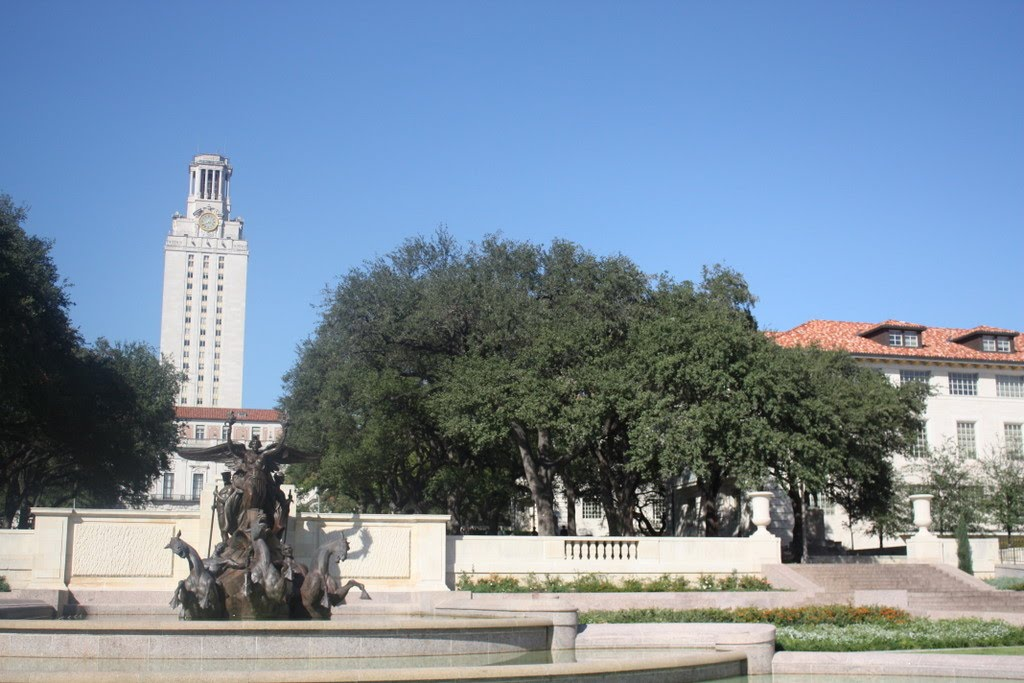
//> input picture W9_stitch/stitchingL.jpg, 1024 x 683 px
$ ./StitchingAffine   (built with g++ and OpenCV 4, older OpenCV classes emulated)
//> lines starting //> are read from the running program, lines starting //| are printed output that depends on the picture; after the words box and inside, x2 and y2 are one past the last pixel; in counts of white or black regions, pixels touching at a corner belong together
#include <opencv2/opencv.hpp>
#include <opencv2/nonfree/nonfree.hpp>
#include <iostream>
#include <vector>
#include <cmath>

#define RATIO_THR 0.4

using namespace std;
using namespace cv;

double euclidDistance(Mat& vec1, Mat& vec2);
int nearestNeighbor(Mat& vec, vector<KeyPoint>& keypoints, Mat& descriptors, int sec);
void findPairs(vector<KeyPoint>& keypoints1, Mat& descriptors1,
	vector<KeyPoint>& keypoints2, Mat& descriptors2,
	vector<Point2f>& srcPoints, vector<Point2f>& dstPoints, bool crossCheck, bool ratio_threshold);
template <typename T>
Mat cal_affine(vector<Point2f> srcPoints, vector<Point2f> dstPoints, int number_of_points);

void blend_stitching(const Mat I1, const Mat I2, Mat &I_f, int diff_x, int diff_y, float alpha);

int main() {


	Mat input1 = imread("stitchingL.jpg", CV_LOAD_IMAGE_COLOR);
//> input1 is the input picture: 683 rows x 1024 cols, CV_8UC3; mean B, G, R 159.1, 140, 121.8
	Mat input2 = imread("stitchingR.jpg", CV_LOAD_IMAGE_COLOR);
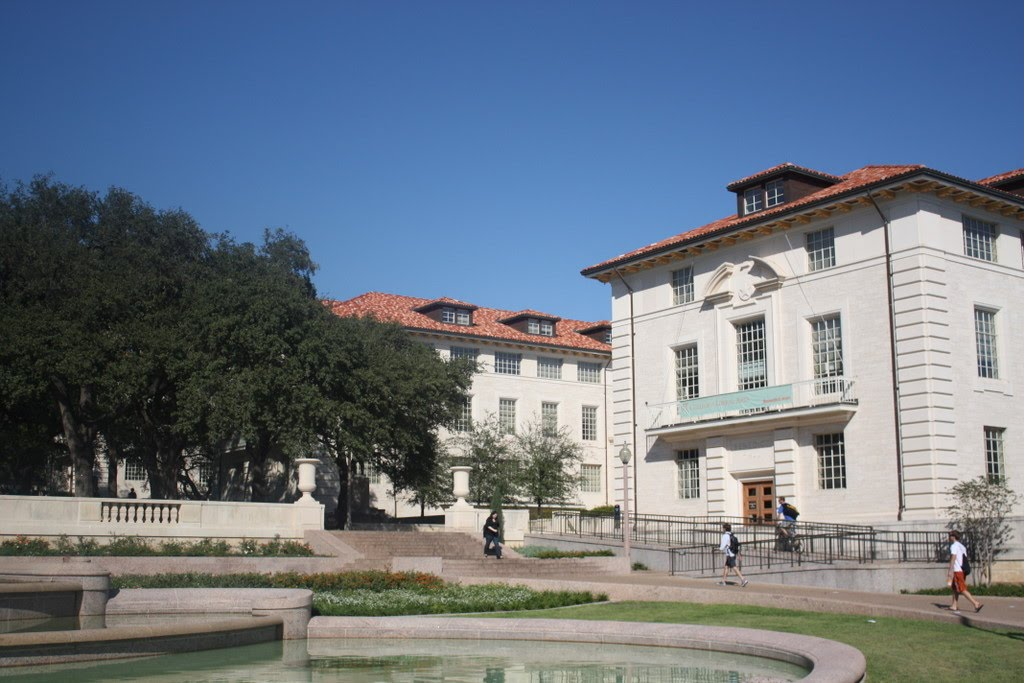
//> input picture W9_stitch/stitchingR.jpg, 1024 x 683 px
//> input2 is the input picture: 683 rows x 1024 cols, CV_8UC3; mean B, G, R 132.1, 118.9, 107.7
	Mat input1_gray, input2_gray;
	//int *ptl_x = (int *)malloc( * sizeof(int)); //int *ptl_y = (int *)malloc(3 * sizeof(int)); //int *ptr_x = (int *)malloc(3 * sizeof(int));

	if (!input1.data || !input2.data)
	{
		std::cout << "Could not open" << std::endl;
		return -1;
	}

	resize(input1, input1, Size(input1.cols / 3, input1.rows / 3));
//> input1: 227 rows x 341 cols, CV_8UC3
	resize(input2, input2, Size(input2.cols / 3, input2.rows / 3));
//> input2: 227 rows x 341 cols, CV_8UC3

	cvtColor(input1, input1_gray, CV_RGB2GRAY);
	cvtColor(input2, input2_gray, CV_RGB2GRAY);
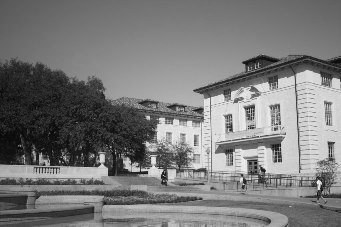
//> input2_gray: 227 rows x 341 cols, CV_8UC1; min 5, max 242, mean 121.5

	FeatureDetector* detector = new SiftFeatureDetector(
		0,		// nFeatures
		4,		// nOctaveLayers
		0.04,	// contrastThreshold
		10,		// edgeThreshold
		1.6		// sigma
	);

	DescriptorExtractor* extractor = new SiftDescriptorExtractor();

	// Create a image for displaying mathing keypoints
	Size size = input2.size();
//> size = Size(341, 227)
	Size sz = Size(size.width + input1_gray.size().width, max(size.height, input1_gray.size().height));
//> sz = Size(682, 227)
	Mat matchingImage = Mat::zeros(sz, CV_8UC3);

	input1.copyTo(matchingImage(Rect(size.width, 0, input1_gray.size().width, input1_gray.size().height))); //input1 이 오른쪽
	input2.copyTo(matchingImage(Rect(0, 0, size.width, size.height)));

	// Compute keypoints and descriptor from the source image in advance
	vector<KeyPoint> keypoints1;
	Mat descriptors1;

	detector->detect(input1_gray, keypoints1); // SiftFeatureDetector 에 있는 함수 호출???? input1 에서 키포인트 찾아서 keypoints1 에 저장
//> keypoints1 = 645 keypoints; strongest (x, y, size): (300, 183, 2.5), (242, 167, 3.1), (95, 162, 2.2), (187, 172, 2.1)
	extractor->compute(input1_gray, keypoints1, descriptors1); // 얘는 SiftDescriptorExtractor() 에 있는 함수 호출 같. descriptors 뽑아서 descriptors1 에 저장

	printf("input1 : %d keypoints are found.\n", (int)keypoints1.size());
//| input1 : 645 keypoints are found.

	vector<KeyPoint> keypoints2;
	Mat descriptors2;

	// Detect keypoints
	detector->detect(input2_gray, keypoints2); // same with above
//> keypoints2 = 659 keypoints; strongest (x, y, size): (319, 182, 3.3), (146, 172, 2.2), (148, 117, 2.8), (242, 175, 1.8)
	extractor->compute(input2_gray, keypoints2, descriptors2);

	printf("input2 : %zd keypoints are found.\n", keypoints2.size()); // %zd helps to avoid signed integer overflow
//| input2 : 659 keypoints are found.

	for (int i = 0; i < keypoints1.size(); i++) {
		KeyPoint kp = keypoints1[i];
		kp.pt.x += size.width;  // kp is refreshed for every iteration. intends to start x from the right(->) image which is image1.
		circle(matchingImage, kp.pt, cvRound(kp.size*0.25), Scalar(255, 255, 0), 1, 8, 0);
	}
//> this loop made 645 passes
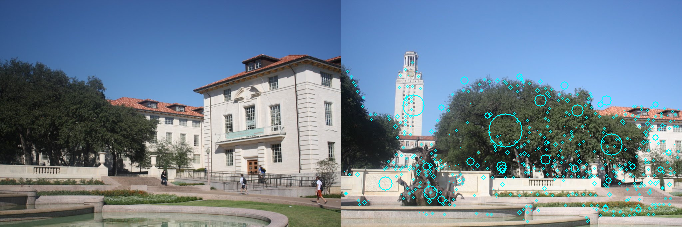
//> matchingImage: 227 rows x 682 cols, CV_8UC3; mean B, G, R 147.8, 131.6, 112.7

	for (int i = 0; i < keypoints2.size(); i++) {
		KeyPoint kp = keypoints2[i];
		circle(matchingImage, kp.pt, cvRound(kp.size*0.25), Scalar(255, 255, 0), 1, 8, 0);
	}
//> this loop made 659 passes
//> kp on passes 1 to 3: keypoint at (2.4, 163), size 2.2, keypoint at (4.4, 66.1), size 1.8, keypoint at (4.4, 66.1), size 1.8
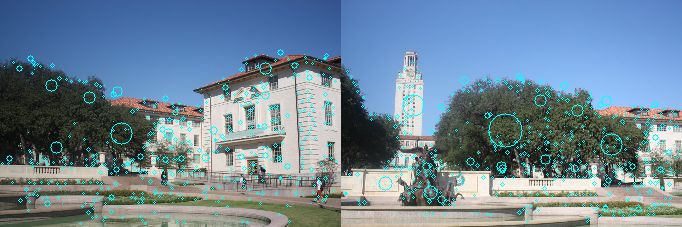
//> matchingImage: 227 rows x 682 cols, CV_8UC3; 1.64% of pixels changed, all inside (x1, y1, x2, y2) = (1, 49, 338, 225)

	// Find nearest neighbor pairs
	vector<Point2f> srcPoints;
	vector<Point2f> dstPoints;
	bool crossCheck = true;
	bool ratio_threshold = true;
	findPairs(keypoints2, descriptors2, keypoints1, descriptors1, srcPoints, dstPoints, crossCheck, ratio_threshold);
//> the loop in findPairs, `for (int i = 0; i < descriptors1.rows; i++)` made 659 passes
//> (pt1, nn, l, secn, dist1, dist2, r, pt2) on passes 8, 14, 15, 20, 23, 26: (keypoint at (12.7, 61.7), size 3.3, 239, 7, 201, 102.2, 367.7, 0.278, keypoint at (162.7, 81.5), size 2.6), (keypoint at (25.6, 197), size 3.1, 274, 13, 172, 109.1, 360.1, 0.303, keypoint at (182.4, 208.7), size 2.5), (keypoint at (25.6, 197), size 3.1, 275, 14, 254, 110.3, 320.5, 0.344, keypoint at (182.4, 208.7), size 2.5), (keypoint at (28.9, 200.7), size 3.6, 283, 19, 52, 112, 384.5, 0.291, keypoint at (185.8, 212), size 3.6), (keypoint at (30, 152.1), size 2.8, 276, 22, 117, 120, 401.2, 0.299, keypoint at (182.9, 165.4), size 2.3), (keypoint at (31.4, 158.5), size 2.7, 279, 25, 194, 138.5, 351.9, 0.393, keypoint at (184.4, 172), size 2.3)
//> (pt1, nn, l, secn, dist1, dist2, r) on passes 1 to 6: (keypoint at (2.4, 163), size 2.2, 195, 159, 17, 276.7, 319.8, 0.865), (keypoint at (4.4, 66.1), size 1.8, 37, 234, 10, 308.6, 351.5, 0.878), (keypoint at (4.4, 66.1), size 1.8, 10, 548, 9, 330.2, 377.2, 0.875), (keypoint at (7.3, 178.6), size 1.9, 248, 4, 11, 218.1, 221, 0.987), (keypoint at (8.2, 163), size 2.8, 242, 4, 13, 116.8, 171, 0.683), (keypoint at (9.1, 157.8), size 11.2, 156, 363, 14, 348.7, 358.8, 0.972)

	printf("%zd keypoints are matched.\n", srcPoints.size());
//| 50 keypoints are matched.

	input1.convertTo(input1, CV_32FC3, 1.0 / 255);
//> input1: 227 rows x 341 cols, CV_32FC3
	input2.convertTo(input2, CV_32FC3, 1.0 / 255);
//> input2: 227 rows x 341 cols, CV_32FC3


	//////////////////////////////////////////////////////////////////////////////////////////////

	// height(row), width(col) of each image
	const float input1_row = input1.rows;
	const float input1_col = input1.cols;
	const float input2_row = input2.rows;
	const float input2_col = input2.cols;

	// calculate affine Matrix A12, A21
	Mat A21 = cal_affine<float>(srcPoints, dstPoints, (int)srcPoints.size());
//| 50
//> the loop in cal_affine, `for (int i = 0; i < number_of_points; i++)` made 50 passes
	Mat A12 = cal_affine<float>(dstPoints, srcPoints,(int)srcPoints.size());
//| 50
//> the loop in cal_affine (call 2), `for (int i = 0; i < number_of_points; i++)` made 50 passes

	printf("%d\n", (int)srcPoints.size());
//| 50
	std::cout << A21 << std::endl;
//| [0.98699534;
//|  -0.036368519;
//|  16.757637;
//|  0.038721975;
//|  1.0092405;
//|  144.5654]

	// compute corners (p1, p2, p3, p4)
	Point2f p1(A21.at<float>(0) * 0 + A21.at<float>(1) * 0 + A21.at<float>(2),
		A21.at<float>(3) * 0 + A21.at<float>(4) * 0 + A21.at<float>(5));

	Point2f p2(A21.at<float>(0) * 0 + A21.at<float>(1) * input2_col +A21.at<float>(2),
		A21.at<float>(3) * 0 + A21.at<float>(4) * input2_col + A21.at<float>(5));

	Point2f p3(A21.at<float>(0) * input2_row + A21.at<float>(1) * 0 + A21.at<float>(2),
		A21.at<float>(3) * input2_row + A21.at<float>(4) * 0 + A21.at<float>(5));

	Point2f p4(A21.at<float>(0) * input2_row + A21.at<float>(1) * input2_col + A21.at<float>(2),
		A21.at<float>(3) * input2_row + A21.at<float>(4) * input2_col + A21.at<float>(5));

	// for inverse warping
	Point2f p1_(A12.at<float>(0) * 0 + A12.at<float>(1) * 0 + A12.at<float>(2),
		A12.at<float>(3) * 0 + A12.at<float>(4) * 0 + A12.at<float>(5));

	Point2f p2_(A12.at<float>(0) * 0 + A12.at<float>(1) * input1_col + A12.at<float>(2),
		A12.at<float>(3) * 0 + A12.at<float>(4) * input1_col + A12.at<float>(5));

	Point2f p3_(A12.at<float>(0) * input1_row + A12.at<float>(1) * 0 + A12.at<float>(2),
		A12.at<float>(3) * input1_row + A12.at<float>(4) * 0 + A12.at<float>(5));

	Point2f p4_(A12.at<float>(0) * input1_row + A12.at<float>(1) * input1_col + A12.at<float>(2),
		A12.at<float>(3) * input1_row + A12.at<float>(4) * input1_col + A12.at<float>(5));

	// compute boundary for merged image(I_f)
	int bound_u = (int)round(min(0.0f, min(p1.x, p2.x)));
	int bound_b = (int)round(std::max(input1_row, std::max(p3.x, p4.x)));
	int bound_l = (int)round(min(0.0f, min(p1.y, p3.y)));
	int bound_r = (int)round(std::max(input1_col, std::max(p2.y, p4.y)));

	// compute boundary for inverse warping
	int bound_u_ = (int)round(min(0.0f, min(p1_.x, p2_.x)));
	int bound_b_ = (int)round(std::max(input2_row, std::max(p3_.x, p4_.x)));
	int bound_l_ = (int)round(min(0.0f, min(p1_.y, p3_.y)));
	int bound_r_ = (int)round(std::max(input2_col, std::max(p2_.y, p4_.y)));

	int diff_x = abs(bound_u);
	int diff_y = abs(bound_l);

	int diff_x_ = abs(bound_u_);
	int diff_y_ = abs(bound_l_);

	// initialize merged image
	Mat I_f(bound_b - bound_u +1 , bound_r - bound_l + 1, CV_32FC3, Scalar(0));
//> I_f: 242 rows x 499 cols, CV_32FC3; every value is 0


	// inverse warping with bilinear interplolation
	for (int i = -diff_x_; i < I_f.rows - diff_x_; i++) {
		for (int j = -diff_y_; j < I_f.cols - diff_y_; j++) {
			float x = A12.at<float>(0) * i + A12.at<float>(1) * j + A12.at<float>(2) + diff_x_;
			float y = A12.at<float>(3) * i + A12.at<float>(4) * j + A12.at<float>(5) + diff_y_;

			float y1 = floor(y);
			float y2 = ceil(y);
			float x1 = floor(x);
			float x2 = ceil(x);

			float mu = y - y1;
			float lambda = x - x1;


			if (x1 >= 0 && x2 < input2_row && y1 >= 0 && y2 < input2_col)
				I_f.at<Vec3f>(i + diff_x_, j + diff_y_) = lambda * mu * input2.at<Vec3f>(x2, y2) + lambda * (1 - mu) * input2.at<Vec3f>(x2, y1) +
				(1 - lambda) * mu * input2.at<Vec3f>(x1, y2) + (1 - lambda) * (1 - mu) * input2.at<Vec3f>(x1, y1);

		}
	}
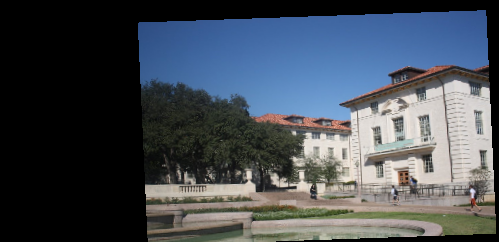
//> I_f: 242 rows x 499 cols, CV_32FC3; mean B, G, R 0.334, 0.3, 0.272


	// image stitching with blend
	blend_stitching(input1, input2, I_f, diff_x, diff_y, 0.5);
//> after the loop in blend_stitching, `for (int i = 0; i < row; i++)`:
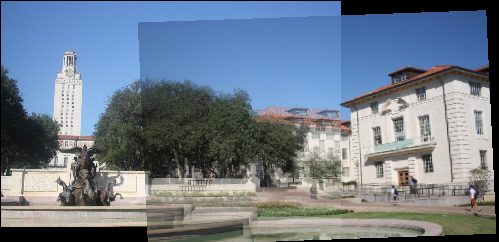
//> I_f: 242 rows x 499 cols, CV_32FC3; mean B, G, R 0.548, 0.488, 0.436

	// Draw line between nearest neighbor pairs
	for (int i = 0; i < (int)srcPoints.size(); ++i) {
		Point2f pt1 = srcPoints[i];
		Point2f pt2 = dstPoints[i];
		Point2f from = pt1;
		Point2f to = Point(size.width + pt2.x, pt2.y);
		line(matchingImage, from, to, Scalar(0, 0, 255));
	}
//> this loop made 50 passes
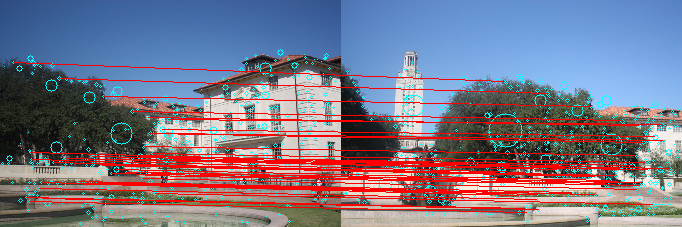
//> matchingImage: 227 rows x 682 cols, CV_8UC3; mean B, G, R 135.4, 118.4, 124.2

	// Display mathing image
	namedWindow("Matching");
	imshow("Matching", matchingImage);

	namedWindow("result");
	imshow("result", I_f);


	waitKey(0);

	return 0;
}

/**
* Calculate euclid distance
*/
double euclidDistance(Mat& vec1, Mat& vec2) {
	double sum = 0.0;
	int dim = vec1.cols;
	for (int i = 0; i < dim; i++) {
		sum += (vec1.at<float>(0, i) - vec2.at<float>(0, i)) * (vec1.at<float>(0, i) - vec2.at<float>(0, i));
	}

	return sqrt(sum);
}

/**
* Find the index of nearest neighbor point from keypoints.
*/
int nearestNeighbor(Mat& vec, vector<KeyPoint>& keypoints, Mat& descriptors, int second) {

	int neighbor = -1;
	int sec = -1;
	double minDist = 1e6;
	int eDistance = 0;

	for (int i = 0; i < descriptors.rows; i++) {
		Mat v = descriptors.row(i);		// each row of descriptor
		eDistance = euclidDistance(vec, v);

		if (minDist > eDistance) {
			sec = neighbor; // 수정되기 이전 값 저장
			minDist = eDistance;
			neighbor = i;
		}
	}


	if (second == 1) return sec;
	else
		return neighbor;
}

/**
* Find pairs of points with the smallest distace between them
*/
void findPairs(vector<KeyPoint>& keypoints1, Mat& descriptors1, vector<KeyPoint>& keypoints2, Mat& descriptors2,
	vector<Point2f>& srcPoints, vector<Point2f>& dstPoints, bool crossCheck, bool ratio_threshold) {
	for (int i = 0; i < descriptors1.rows; i++) { // image1 의 descriptors
		KeyPoint pt1 = keypoints1[i];
		Mat desc1 = descriptors1.row(i);

		int nn = nearestNeighbor(desc1, keypoints2, descriptors2, 0);
		int l = nearestNeighbor(descriptors2.row(nn), keypoints1, descriptors1, 0);
		int secn = nearestNeighbor(desc1, keypoints2, descriptors2, 1);

		// Refine matching points using ratio_based thresholding
		if (ratio_threshold) {

			float dist1 = euclidDistance(desc1, descriptors2.row(nn));
			float dist2 = euclidDistance(desc1, descriptors2.row(secn));

			float r = (float)dist1 / (float)dist2;
			if (r > RATIO_THR) continue;
		}

		// Refine matching points using cross-checking
		if (crossCheck) {

			if (i != l) continue;

		}


		KeyPoint pt2 = keypoints2[nn];

		srcPoints.push_back(pt1.pt);
		dstPoints.push_back(pt2.pt);
	}
}
template <typename T>
Mat cal_affine(vector<Point2f> srcPoints, vector<Point2f> dstPoints, int number_of_points) {

	Mat M(2 * number_of_points, 6, CV_32F, Scalar(0));
	Mat b(2 * number_of_points, 1, CV_32F);
	Mat M_trans, temp, affineM;
	printf("%d\n", number_of_points);
	// initialize matrix
	for (int i = 0; i < number_of_points; i++) {
		Point2f pt1 = srcPoints[i];
		Point2f pt2 = dstPoints[i];
		M.at<T>(2 * i, 0) = pt1.y;		M.at<T>(2 * i, 1) = pt1.x;		M.at<T>(2 * i, 2) = 1;
		M.at<T>(2 * i + 1, 3) = pt1.y;		M.at<T>(2 * i + 1, 4) = pt1.x;		M.at<T>(2 * i + 1, 5) = 1;
		b.at<T>(2 * i) = pt2.y;		b.at<T>(2 * i + 1) = pt2.x;
	}
	printf("!!\n");
	// (M^T * M)^(−1) * M^T * b ( * : Matrix multiplication)
	transpose(M, M_trans);
	invert(M_trans * M, temp);
	affineM = temp * M_trans * b;

	return affineM;
}

void blend_stitching(const Mat I1, const Mat I2, Mat &I_f, int diff_x, int diff_y, float alpha) {

	printf("blend\n");
	int bound_x = I1.rows + diff_x;
	int bound_y = I1.cols + diff_y;

	int col = I_f.cols;
	int row = I_f.rows;

	for (int i = 0; i < row; i++)
	{
		for (int j = 0; j < col; j++) {
			// for check validation of I1 & I2
			bool cond1 = (i < bound_x && i > diff_x) && (j < bound_y && j > diff_y) ? true : false;
			bool cond2 = I_f.at<Vec3f>(i, j) != Vec3f(0, 0, 0) ? true : false;

			// I2 is already in I_f by inverse warping
			// So, It is not necessary to check that only I2 is valid
			// if both are valid
			if (cond1 && cond2) {
				I_f.at<Vec3f>(i, j) = alpha * I1.at<Vec3f>(i - diff_x, j - diff_y) + (1 - alpha) * I_f.at<Vec3f>(i, j);

			}

			// only I1 is valid
			else if (cond1) {
				I_f.at<Vec3f>(i + diff_x, j + diff_y) = I1.at<Vec3f>(i, j);

			}
		}
	}
	printf("blend\n");
}
